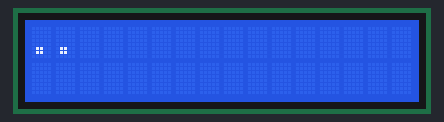
This sketch was run on a simulated Arduino Uno, built with avr-gcc and run on an emulated ATmega328P. On the bench: 16×2 character LCD.

Above: at 1.0 s.
At 3.6 s:
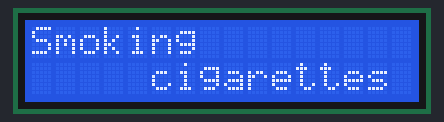
At 5.5 s:
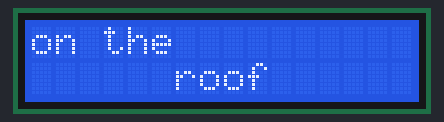
At 13.1 s:
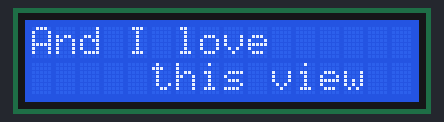
At 21.6 s:
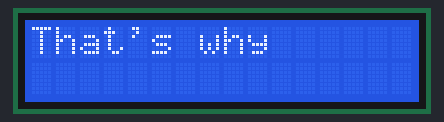
At 34.9 s:
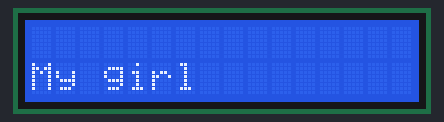

The sketch:

we_fell_in_love_in_october.ino
```cpp
#include <LiquidCrystal_I2C.h>

LiquidCrystal_I2C lcd(0x27, 16, 2);

void setup() {
  lcd.init();
  lcd.backlight();
  lcd.clear();

  lcd.print(".");
  delay(900);

  lcd.print(".");
  delay(850);

  lcd.print(".");
  delay(850);

  lcd.clear();

  lcd.print("Smoking");
  delay(840);
  lcd.setCursor(0, 1);
  lcd.print("     cigarettes");
  delay(880);

  lcd.clear();

  lcd.print("on");
  delay(590);
  lcd.print(" the");
  delay(400);
  lcd.setCursor(0, 1);
  lcd.print("      roof");
  delay(900);

  lcd.clear();
  delay(3000);

  lcd.print("You");
  delay(500);
  lcd.print(" look");
  delay(400);
  lcd.setCursor(0, 1);
  lcd.print("     so");
  delay(420);
  lcd.print(" pretty");
  delay(500);

  lcd.clear();

  lcd.print("And");
  delay(400);
  lcd.print(" I");
  delay(380);
  lcd.print(" love");
  delay(600);
  lcd.setCursor(0, 1);
  lcd.print("     this");
  delay(500);
  lcd.print(" view");
  delay(800);

  lcd.clear();
  delay(3000);

  lcd.print("We");
  delay(520);
  lcd.print(" fell");
  delay(600);
  lcd.print(" in");
  delay(200);
  lcd.print(" love");
  delay(780);
  lcd.setCursor(0, 1);
  lcd.print("in");
  delay(540);
  lcd.print(" october");
  delay(800);

  lcd.clear();
  delay(850);

  lcd.print("That's");
  delay(300);
  lcd.print(" why");
  delay(1780);
  lcd.setCursor(0, 1);
  lcd.print("     I");
  delay(450);
  lcd.print(" love");
  delay(670);
  lcd.print(" fall");
  delay(800);

  lcd.clear();
  delay(350);

  lcd.print("Looking");
  delay(800);
  lcd.print(" at");
  delay(900);
  lcd.setCursor(0, 1);
  lcd.print("     the");
  delay(450);
  lcd.print(" stars");
  delay(670);

  lcd.clear();
  delay(350);

  lcd.print("Admiring");
  delay(800);
  lcd.print(" from");
  delay(880);
  lcd.setCursor(0, 1);
  lcd.print("     afar");
  delay(950);

  lcd.clear();
  delay(700);

  lcd.print("My");
  delay(300);
  lcd.print(" girl,");
  delay(580);
  lcd.clear();

  lcd.print("        My");
  delay(300);
  lcd.print(" girl,");
  delay(580);
  lcd.clear();

  lcd.setCursor(0, 1);
  lcd.print("My");
  delay(900);
  lcd.print(" girl");
  delay(1280);
  lcd.clear();

  delay(1000);

  lcd.print("You");
  delay(400);
  lcd.print(" will");
  delay(580);
  lcd.print(" be");
  delay(580);
  lcd.setCursor(0, 1);
  lcd.print("my");
  delay(300);
  lcd.print(" girl,");
  delay(580);
  lcd.clear();

  lcd.print("My");
  delay(300);
  lcd.print(" girl,");
  delay(580);
  lcd.clear();

  lcd.print("        My");
  delay(300);
  lcd.print(" girl,");
  delay(580);
  lcd.clear();

  lcd.setCursor(0, 1);
  lcd.print("My");
  delay(900);
  lcd.print(" girl");
  delay(1280);
  lcd.clear();

  delay(1000);

  lcd.print("You");
  delay(400);
  lcd.print(" will");
  delay(580);
  lcd.print(" be");
  delay(580);
  lcd.setCursor(0, 1);
  lcd.print("my");
  delay(300);
  lcd.print(" world,");
  delay(580);
  lcd.clear();

  lcd.print("My");
  delay(300);
  lcd.print(" world,");
  delay(580);
  lcd.clear();

  lcd.print("       My");
  delay(300);
  lcd.print(" world,");
  delay(580);
  lcd.clear();

  lcd.setCursor(0, 1);
  lcd.print("My");
  delay(900);
  lcd.print(" world");
  delay(1280);
  lcd.clear();

  delay(1000);

  lcd.print("You");
  delay(400);
  lcd.print(" will");
  delay(580);
  lcd.print(" be");
  delay(580);
  lcd.setCursor(0, 1);
  lcd.print("my");
  delay(300);
  lcd.print(" girl");
  delay(1280);
  lcd.clear();

  delay(6000);
  lcd.noBacklight();

}

void loop() {
}
```

Measured:
- what the display in image 1 shows lasts 0.9 s, from 3.5 s to 4.4 s
- what the display in image 3 shows lasts 0.8 s, from 13.1 s to 13.9 s
- what the display in image 4 shows lasts 1.8 s, from 21.5 s to 23.3 s
- what the display in image 5 shows lasts 1.3 s, from 34.8 s to 36.1 s
